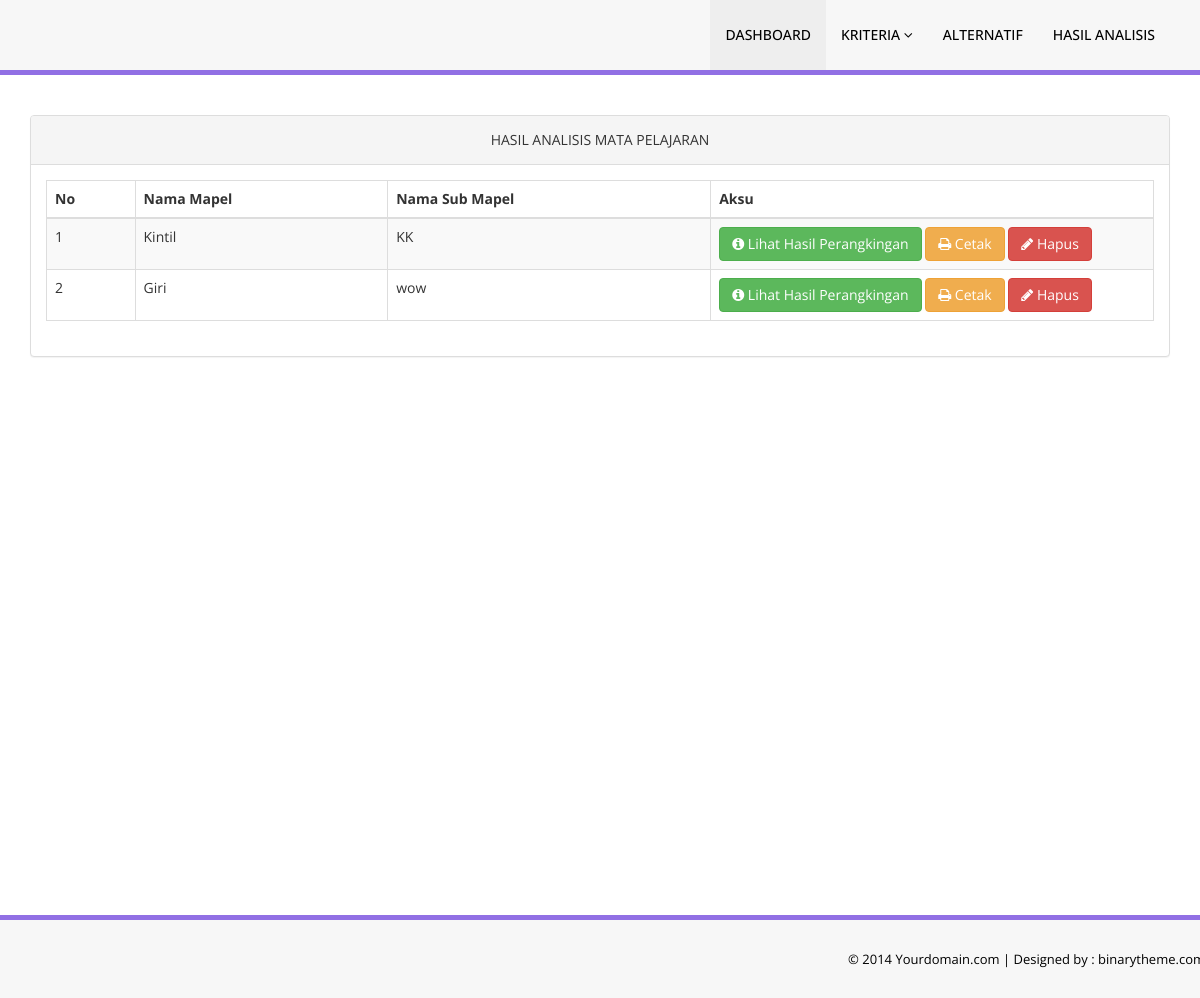
The app's page /daftar_hasil_analisis.php with its own data.
### tables this page shows
CREATE TABLE `tab_mata_pelajaran` (
  `id_mapel` int(12) NOT NULL,
  `nama_mapel` varchar(100) NOT NULL,
  `sub_mapel` varchar(100) NOT NULL
);

### daftar_hasil_analisis.php (the view, shortened to what this page needs)
<!DOCTYPE html>
<html xmlns="http://www.w3.org/1999/xhtml">
<?php include "koneksi.php" ?>
<head>
    <link href="assets/css/bootstrap.css" rel="stylesheet" />
    <link href="assets/css/font-awesome.css" rel="stylesheet" />
    <link href="assets/css/style.css" rel="stylesheet" />
</head>
<body>
<?php include "menu.php" ?>
     <div class="content-wrapper">
        <div class="container">
            <div class="row">
                <div class="col-md-12">
                    <div class="panel panel-default">
                        <div class="panel-heading text-center">
                            HASIL ANALISIS MATA PELAJARAN
                        </div>
                        <div class="panel-body">
                            <div class="table-responsive">
                                <table class="table table-striped table-bordered table-hover" id="dataTables-example">
                                    <thead>
                                        <tr>
                                            <th>No</th>
                                            <th>Nama Mapel</th>
                                            <th>Nama Sub Mapel</th>
                                            <th style ="width:40%">Aksu</th>
                                        </tr>
                                    </thead>
                                    <tbody>
                                        <?php
                                        $no = 1 ;
                                        $sql = $koneksi->query('SELECT * FROM tab_mata_pelajaran');
                                        while ($row = $sql->fetch_array()) {
                                        ?>
                                        <tr>
                                        <td><?php echo $no++ ?></td>
                                        <td><?php echo $row[1] ?></td>
                                        <td><?php echo $row[2] ?></td>
                                        <td>
                                            <a class="btn btn-success" href="perangkingan.php?id_mapel=<?php echo $row['id_mapel'] ?>"><i class="fa fa-info-circle"></i> Lihat Hasil Perangkingan</a>
                                            <a class="btn btn-warning" target="_blank" href="cetak_rangking.php?id_mapel=<?php echo $row['id_mapel'] ?>"><i class="fa fa-print"></i> Cetak</a>
                                            <a class="btn btn-danger" onclick="return confirm('Apakah anda yakin ?');" href="hapus_analisis.php?id_mapel=<?php echo $row['id_mapel'] ?>"><i class="fa fa-pencil"></i> Hapus</a>
                                        </td>
                                        </tr>
                                        <?php } ?>
                                    </tbody>
                                </table>
                            </div>
                        </div>
                    </div>
                </div>
            </div>
        </div>
    </div>
    <section class="footer-section">
        <div class="container">
            <div class="row">
                <div class="col-md-12">
                   &copy; 2014 Yourdomain.com |<a href="http://www.binarytheme.com/" target="_blank"  > Designed by : binarytheme.com</a>
                </div>
            </div>
        </div>
    </section>
</body>
</html>

### assets/css/style.css (style rules this page uses)
.content-wrapper { margin-top: 40px; min-height:800px; padding-bottom:90px; }
.footer-section { padding:25px 50px 25px 50px; color:#000; font-size:13px; background-color: #f7f7f7; text-align:right; border-top:5px solid #9170E4; }
.footer-section a, .footer-section a:hover { color:#000; }

### records on screen
tab_mata_pelajaran: nama_mapel "Kintil", sub_mapel "KK"
tab_mata_pelajaran: nama_mapel "Giri", sub_mapel "wow"
